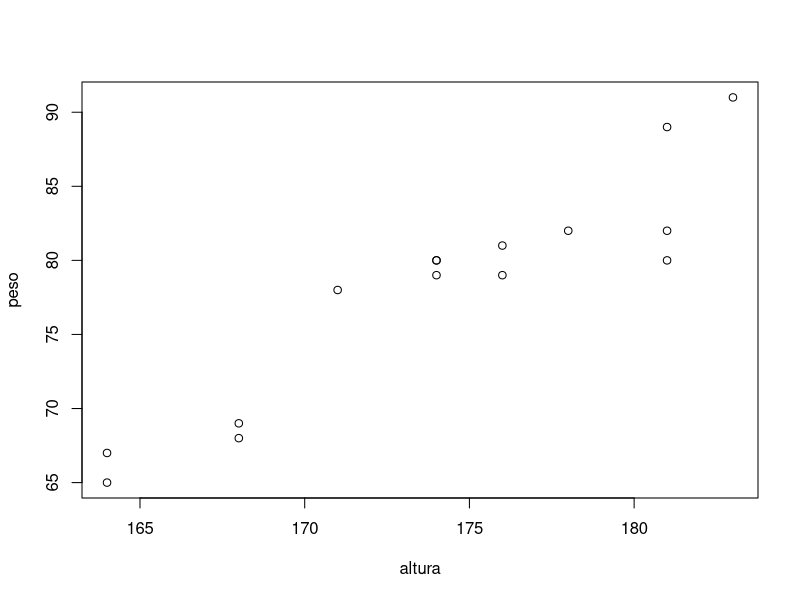

The R script that drew this image:
altura<- c(178, 181, 168, 183, 164, 181, 174, 176, 174, 176, 181, 168, 164, 174, 171)
peso<- c(82, 89, 68, 91, 65, 80, 79, 81, 80, 79, 82, 69, 67, 80, 78)

plot(altura, peso)
x<- altura
y<- peso
xbar<- mean(x)
ybar<- mean(y)
m<- (sum((x-xbar)*(y-ybar)))/(sum((x-xbar)^2)) #derivada por minimos cuadrados
b<- ybar-m*xbar
m
b
mod<- lm(y~x) #modelo lineal
summary(mod)
0.8576^2
1.1533*173-122.8993
ypredicted<-m*x+b
x=(y-b)/m
(72+122.8993)/1.1533
Rsq <- (sum(((ypredicted-ybar)^2)))/(sum(((y-ybar)^2))) #coeficiente de determinacion
R <- sqrt(Rsq) #coeficiente de correlacion
Rsq
